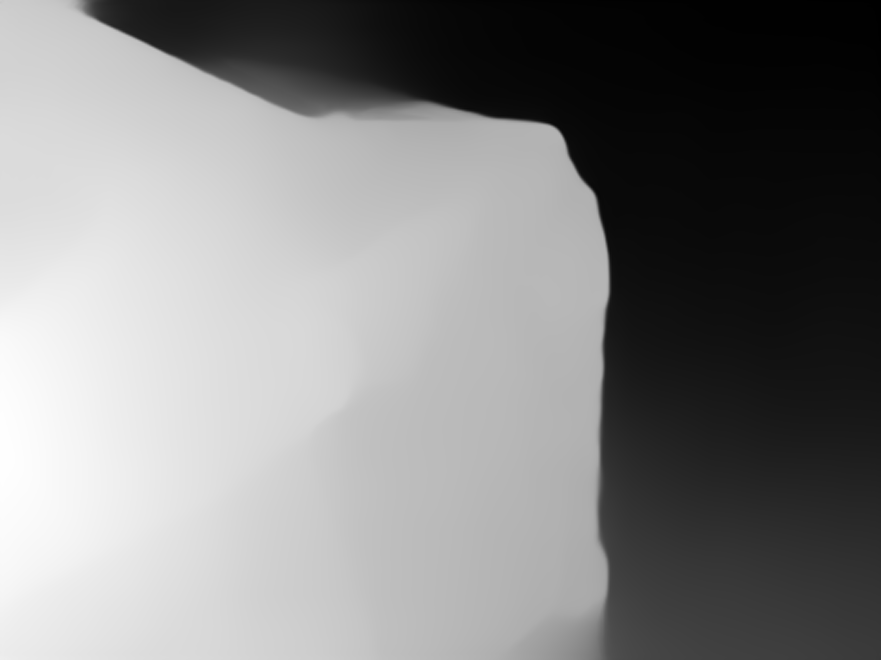
#> input picture temp_depth.png, 881 x 660 px
$ python -i viewer_3d.py   (imports and definitions only)
#> lines starting #> are read from the running program, lines starting #| are printed output that depends on the picture
import open3d as o3d
import numpy as np
import cv2

def show_3d(depth_map_path):
    """Visualize dent in 3D using Open3D mesh reconstruction."""
#> called with depth_map_path = 'temp_depth.png'
    depth_img = cv2.imread(depth_map_path, cv2.IMREAD_GRAYSCALE)
#> depth_img is the input picture: shape (660, 881); min 0, max 254, mean 132.6
    if depth_img is None:
        print("Depth map not found.")
        return

    depth = cv2.resize(depth_img, (480, 360))
    depth = cv2.GaussianBlur(depth, (5, 5), 0)
    h, w = depth.shape
#> h = 360; w = 480

    # Create 3D points
    fx, fy = 500, 500
    cx, cy = w / 2, h / 2
#> cx = 240; cy = 180
    xs, ys = np.meshgrid(np.arange(w), np.arange(h))
    X = (xs - cx) * depth / fx
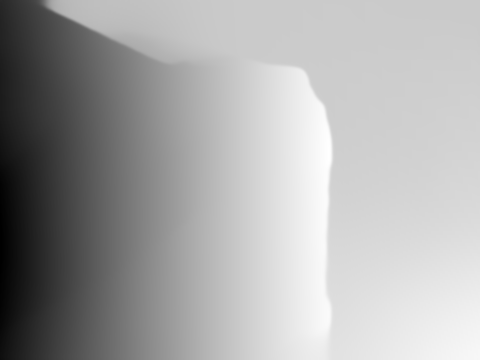
#> X: shape (360, 480) float64; min -121.9, max 31.86, mean -20.7; drawn with min black and max white
    Y = (ys - cy) * depth / fy
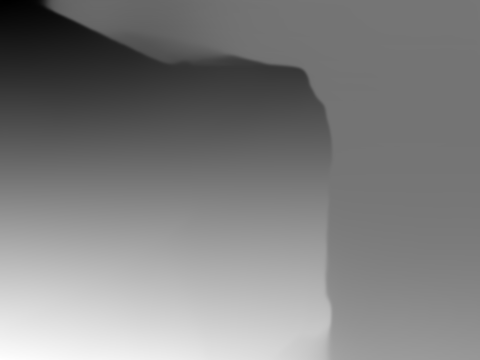
#> Y: shape (360, 480) float64; min -73.44, max 84.85, mean 6.1; drawn with min black and max white
    Z = depth

    points = np.stack((X, -Y, Z), axis=-1).reshape(-1, 3)
    colors = cv2.cvtColor(depth_img, cv2.COLOR_GRAY2BGR).reshape(-1, 3) / 255.0

    cloud = o3d.geometry.PointCloud()
    cloud.points = o3d.utility.Vector3dVector(points)
    cloud.colors = o3d.utility.Vector3dVector(colors)
    o3d.visualization.draw_geometries([cloud])

>>> result = show_3d('temp_depth.png')
